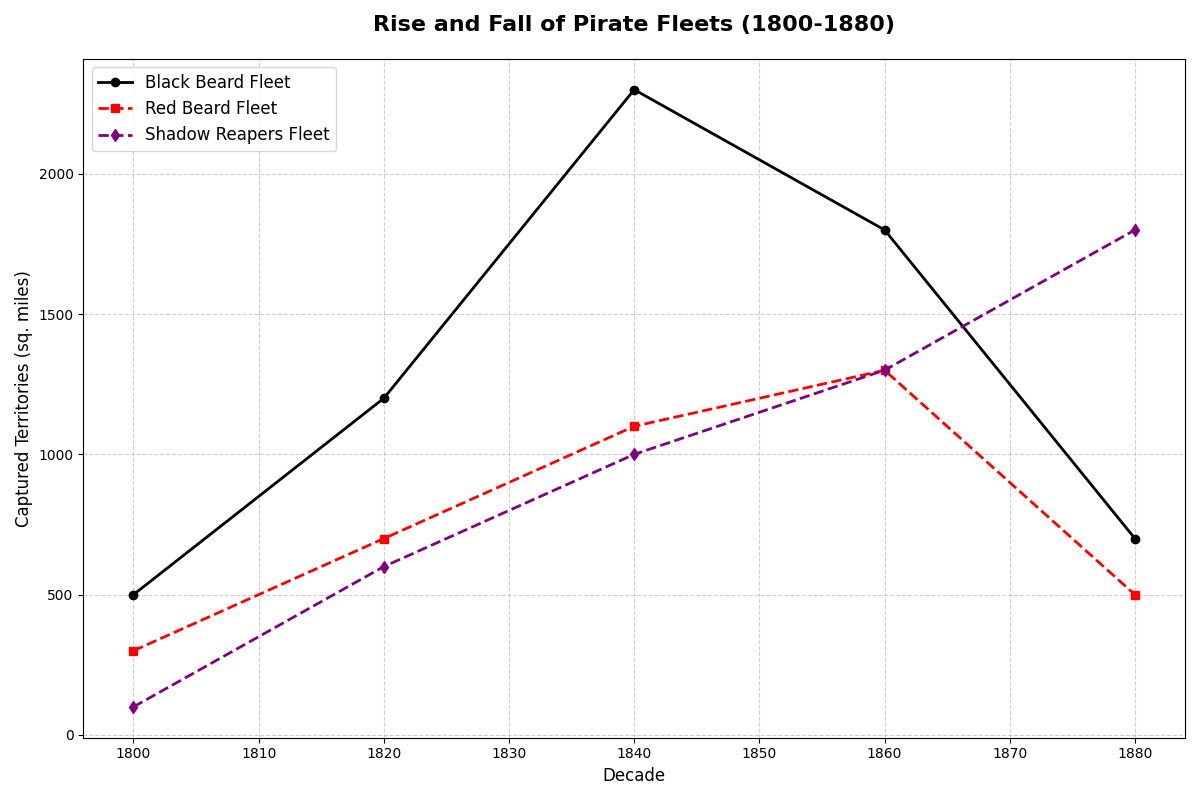

This chart was generated by the following Python code:
import matplotlib.pyplot as plt
import numpy as np

# Decades from 1800 to 1880
decades = np.array([1800, 1820, 1840, 1860, 1880])

# Captured territories (in square miles) by different pirate fleets
black_beard_fleet = np.array([500, 1200, 2300, 1800, 700])
red_beard_fleet = np.array([300, 700, 1100, 1300, 500])
shadow_reapers_fleet = np.array([100, 600, 1000, 1300, 1800])

plt.figure(figsize=(12, 8))

plt.plot(decades, black_beard_fleet, marker='o', linestyle='-', linewidth=2, color='black', label='Black Beard Fleet')
plt.plot(decades, red_beard_fleet, marker='s', linestyle='--', linewidth=2, color='red', label='Red Beard Fleet')
plt.plot(decades, shadow_reapers_fleet, marker='d', linestyle='--', linewidth=2, color='purple', label='Shadow Reapers Fleet')

plt.xlabel('Decade', fontsize=12)
plt.ylabel('Captured Territories (sq. miles)', fontsize=12)
plt.title('Rise and Fall of Pirate Fleets (1800-1880)', fontsize=16, fontweight='bold', pad=20)
plt.grid(True, linestyle='--', alpha=0.6)
plt.legend(loc='upper left', fontsize=12)
plt.tight_layout()
plt.show()
